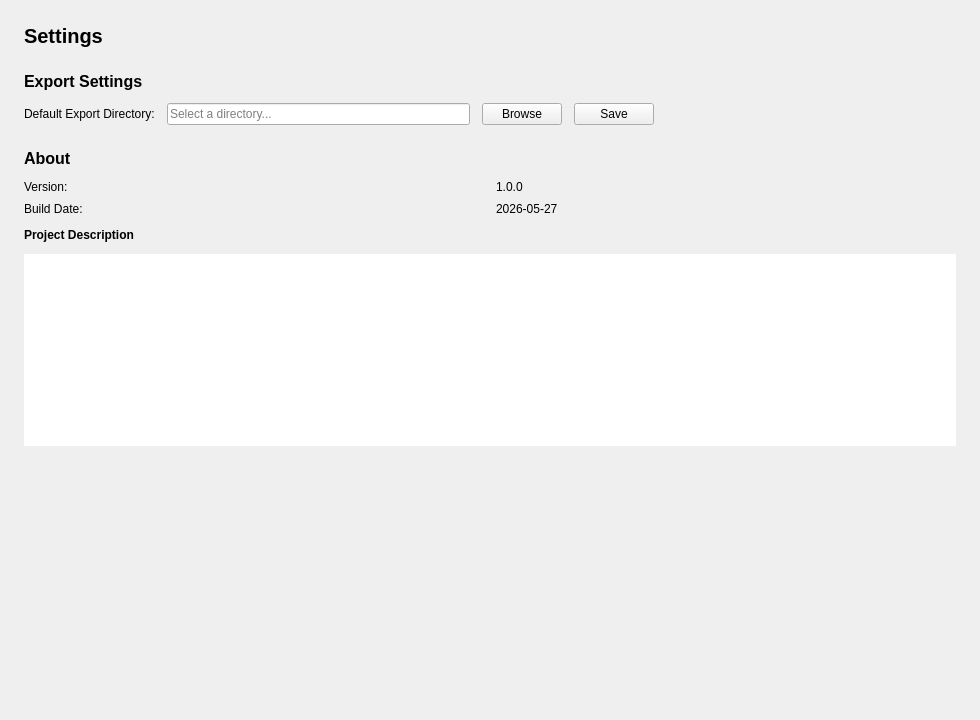
<?xml version="1.0" encoding="UTF-8"?>
<ui version="4.0">
 <class>SettingsPage</class>
 <widget class="QWidget" name="SettingsPage">
  <property name="geometry">
   <rect>
    <x>0</x>
    <y>0</y>
    <width>980</width>
    <height>720</height>
   </rect>
  </property>
  <property name="windowTitle">
   <string>Settings</string>
  </property>

  <layout class="QVBoxLayout" name="rootLayout">
   <property name="spacing">
    <number>24</number>
   </property>
   <property name="leftMargin">
    <number>24</number>
   </property>
   <property name="topMargin">
    <number>24</number>
   </property>
   <property name="rightMargin">
    <number>24</number>
   </property>
   <property name="bottomMargin">
    <number>24</number>
   </property>

   <item>
    <widget class="QLabel" name="pageTitle">
     <property name="text">
      <string>Settings</string>
     </property>
     <property name="styleSheet">
      <string notr="true">font-weight: bold; font-size: 20px;</string>
     </property>
    </widget>
   </item>

   <item>
    <layout class="QVBoxLayout" name="exportLayout">
     <property name="spacing">
      <number>12</number>
     </property>

     <item>
      <widget class="QLabel" name="exportTitle">
       <property name="text">
        <string>Export Settings</string>
       </property>
       <property name="styleSheet">
        <string notr="true">font-weight: bold; font-size: 16px;</string>
       </property>
      </widget>
     </item>

     <item>
      <layout class="QHBoxLayout" name="exportDirLayout">
       <property name="spacing">
        <number>12</number>
       </property>

       <item>
        <widget class="QLabel" name="exportDirLabel">
         <property name="text">
          <string>Default Export Directory:</string>
         </property>
        </widget>
       </item>

       <item>
        <widget class="QLineEdit" name="exportDirEdit">
         <property name="readOnly">
          <bool>true</bool>
         </property>
         <property name="placeholderText">
          <string>Select a directory...</string>
         </property>
         <property name="minimumWidth">
          <number>300</number>
         </property>
        </widget>
       </item>

       <item>
        <widget class="QPushButton" name="browseDirButton">
         <property name="text">
          <string>Browse</string>
         </property>
         <property name="minimumWidth">
          <number>80</number>
         </property>
        </widget>
       </item>

       <item>
        <widget class="QPushButton" name="saveExportSettingsButton">
         <property name="text">
          <string>Save</string>
         </property>
         <property name="minimumWidth">
          <number>80</number>
         </property>
        </widget>
       </item>

       <item>
        <spacer name="exportSpacer">
         <property name="orientation">
          <enum>Qt::Horizontal</enum>
         </property>
         <property name="sizeHint" stdset="0">
          <size>
           <width>40</width>
           <height>20</height>
          </size>
         </property>
        </spacer>
       </item>
      </layout>
     </item>
    </layout>
   </item>

   <item>
    <layout class="QVBoxLayout" name="aboutLayout">
     <property name="spacing">
      <number>12</number>
     </property>

     <item>
      <widget class="QLabel" name="aboutTitle">
       <property name="text">
        <string>About</string>
       </property>
       <property name="styleSheet">
        <string notr="true">font-weight: bold; font-size: 16px;</string>
       </property>
      </widget>
     </item>

     <item>
      <layout class="QVBoxLayout" name="versionLayout">
       <property name="spacing">
        <number>8</number>
       </property>

       <item>
        <layout class="QHBoxLayout" name="versionRow">
         <property name="spacing">
          <number>12</number>
         </property>

         <item>
          <widget class="QLabel" name="versionLabel">
           <property name="text">
            <string>Version:</string>
           </property>
          </widget>
         </item>

         <item>
          <widget class="QLabel" name="versionValue">
           <property name="text">
            <string>1.0.0</string>
           </property>
          </widget>
         </item>
        </layout>
       </item>

       <item>
        <layout class="QHBoxLayout" name="buildDateRow">
         <property name="spacing">
          <number>12</number>
         </property>

         <item>
          <widget class="QLabel" name="buildDateLabel">
           <property name="text">
            <string>Build Date:</string>
           </property>
          </widget>
         </item>

         <item>
          <widget class="QLabel" name="buildDateValue">
           <property name="text">
            <string>2026-05-27</string>
           </property>
          </widget>
         </item>
        </layout>
       </item>
      </layout>
     </item>

     <item>
      <widget class="QLabel" name="descriptionTitle">
       <property name="text">
        <string>Project Description</string>
       </property>
       <property name="styleSheet">
        <string notr="true">font-weight: bold;</string>
       </property>
      </widget>
     </item>

     <item>
      <widget class="QTextEdit" name="descriptionTextEdit">
       <property name="readOnly">
        <bool>true</bool>
       </property>
       <property name="minimumHeight">
        <number>120</number>
       </property>
       <property name="frameShape">
        <enum>QFrame::NoFrame</enum>
       </property>
      </widget>
     </item>
    </layout>
   </item>

   <item>
    <widget class="QLabel" name="statusLabel">
     <property name="text">
      <string/>
     </property>
     <property name="styleSheet">
      <string notr="true">color: green;</string>
     </property>
    </widget>
   </item>

   <item>
    <spacer name="mainSpacer">
     <property name="orientation">
      <enum>Qt::Vertical</enum>
     </property>
     <property name="sizeHint" stdset="0">
      <size>
       <width>20</width>
       <height>40</height>
      </size>
     </property>
    </spacer>
   </item>
  </layout>
 </widget>
 <resources/>
 <connections/>
</ui>
